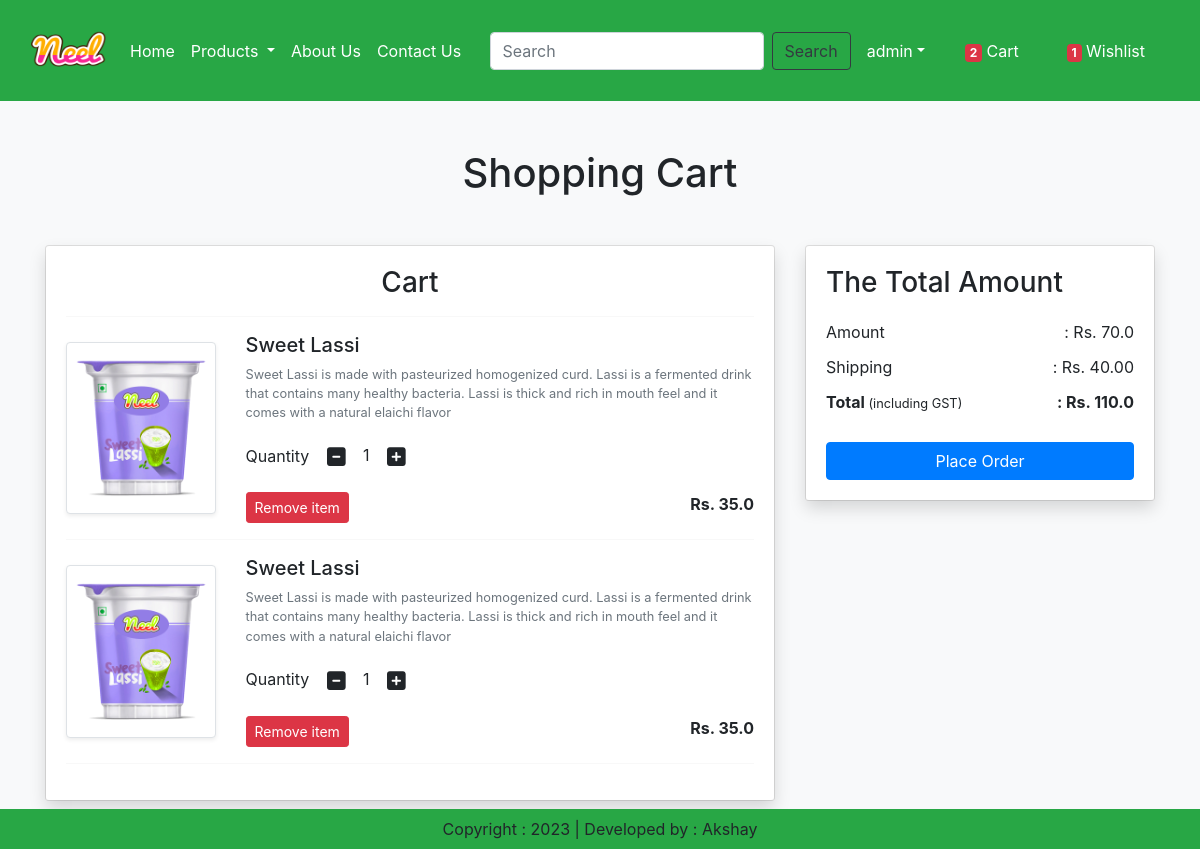
Page /cart/ (signed in) on the committed database.
### app/models.py (models this page shows, shortened)
class Cart(models.Model):
    user = models.ForeignKey(User,on_delete=models.CASCADE)
    product = models.ForeignKey(Product,on_delete=models.CASCADE)
    quantity = models.PositiveIntegerField(default=1)

class Product(models.Model):
    title = models.CharField(max_length=100)
    selling_price = models.FloatField()
    discount_price = models.FloatField()
    description = models.TextField()
    composition = models.TextField(default='')
    prodapp = models.TextField(default='')
    category = models.CharField(choices=CATEGORY_CHOICES, max_length=2)
    product_image = models.ImageField(upload_to='product')

### app/views.py (the view)
# urls.py: path('cart/', views.show_cart, name='showcart'),
@login_required
def show_cart(request):
    user = request.user
    cart = Cart.objects.filter(user=user)
    amount = 0
    for p in cart:
        value = p.quantity * p.product.discount_price
        amount = amount + value
    totalamount = amount + 40
    totalitem = 0
    wishitem = 0
    if request.user.is_authenticated:
        totalitem = len(Cart.objects.filter(user=request.user))
        wishitem = len(Wishlist.objects.filter(user=request.user))
    return render(request, 'app/addtocart.html',locals())

### app/templates/app/addtocart.html (shortened to what this page needs)
{% extends 'app/base.html' %}
{% load static %}
{% block main-content %}
<div class="container my-5">
    <div class="row">
        {% if cart %}
        <h1 class="text-center mb-5">Shopping Cart</h1>
        <div class="col-sm-8">
            <div class="card">
                <div class="card-body shadow">
                    <h3 class='text-center'>Cart</h3>
                    <hr>
                    {% for item in cart %}
                    <div class="row">
                        <div class="col-sm-3 text-center align-self-center"><img src="{{item.product.product_image.url}}" alt="" class="img-fluid img-thumbnail shadow-sm" height="150" width="150">
                        </div>
                        <div class="col-sm-9">
                            <div>
                                <h5>{{item.product.title}}</h5>
                                <p class="mb=2 text-muted small">{{item.product.description}}</p>
                                <div class="my-3">
                                    <label for="quantity">Quantity</label>
                                    <a class="minus-cart btn" pid={{item.product.id}} href=""><i class="fas fa-minus-square fa-lg"></i></a>
                                    <span id="quantity">{{item.quantity}}</span>
                                    <a class="plus-cart btn" pid={{item.product.id}} href=""><i class="fas fa-plus-square fa-lg"></i></a>
                                </div>
                                <div class="d-flex justify-content-between">
                                    <a href="#" class="remove-cart btn btn-sm btn-danger mr-3" pid={{item.product.id}}>Remove item</a>
                                    <p class="mb-0"><span><strong>Rs. {{item.product.discount_price}}</strong></span></p>
                                </div>
                            </div>
                        </div>
                    </div>
                    <hr class="text-muted">
                    {% endfor %}
                </div>
            </div>
        </div>
        <div class="col-sm-4">
            <div class="card">
                <div class="card-body shadow">
                    <h3>The Total Amount </h3>
                    <ul class="list-group">
                        <li class="list-group-item d-flex justify-content-between align-items-center border-0 px-0 pb-0">Amount <span id="amount">: Rs. {{amount}}</span></li>
                        <li class="list-group-item d-flex justify-content-between align-items-center border-0 px-0 pb-0">Shipping <span>: Rs. 40.00</span></li>
                        <li class="list-group-item d-flex justify-content-between align-items-center border-0 px-0 mb-3">
                            <div>
                                <strong>Total</strong><small> (including GST)</small>
                            </div>
                            <span id="totalamount"><strong>: Rs. {{totalamount}}</strong></span>
                        </li>
                    </ul>
                    <div class="d-grid">
                        <a href="{% url 'checkout' %}" class="btn btn-primary">Place Order</a>
                    </div>
                </div>
            </div>
        </div>
        {% else %}
            <h1 clss="text-center mb-5">Cart is Empty</h1>
        {% endif %}
    </div>
</div>
{% endblock main-content %}

### app/templates/app/base.html (shortened to what this page needs)
<!DOCTYPE html>
{% load static %}
<html>
    <head>
        <link rel="stylesheet" href="{% static 'app/css/owl.carousel.min.css' %}"/>
        <link rel="stylesheet" href="{% static 'app/css/all.min.css' %}"/>
        <link rel="stylesheet" href="{% static 'app/css/style.css' %}"/>
        <link href="https://cdn.jsdelivr.net/npm/bootstrap@5.3.0-alpha1/dist/css/bootstrap.min.css" rel="stylesheet"/>
        <link rel="stylesheet" href="https://stackpath.bootstrapcdn.com/bootstrap/4.1.3/css/bootstrap.min.css">
    </head>
    <body class="bg bg-light">
        <nav class="navbar navbar-expand-lg navbar-dark bg-success">
            <div class="container-fluid">
              <a class="navbar-brand " href="#">
              <img src="{% static 'app/images/product/Neel.png' %}" width='75' height='75' />
              </a>
              <div class="collapse navbar-collapse" id="navbarSupportedContent">
                <ul class="navbar-nav me-auto mb-2 mb-lg-0">
                {% if request.user.is_authenticated %}
                    <li class="nav-item">
                      <a class="nav-link active" aria-current="page" href="{% url 'home' %}">Home</a>
                    </li>
                    <li class="nav-item dropdown">
                      <a class="nav-link dropdown-toggle text-white" href="#" role="button" data-bs-toggle="dropdown" aria-expanded="false">
                        Products
                      </a>
                    </li>
                    <li class="nav-item">
                      <a class="nav-link text-white" href="{% url 'about'%}">About Us</a>
                    </li>
                    <li class="nav-item">
                      <a class="nav-link text-white" href="{% url 'contact'%}">Contact Us</a>
                    </li>
                  </ul>
                    <form class="d-flex" role="search" action="/search">
                      <input class="form-control me-2" type="search" placeholder="Search" aria-label="Search" name="search">
                      <button class="btn btn-outline-dark" type="submit">Search</button>
                    </form>
                  <div class="text-end">
                    <ul class="navbar-nav me-auto mb-2 mb-lg-0 ">
                        <li class="nav-item dropdown mx-2">
                          <a class="nav-link dropdown-toggle text-white" href="#" role="button" data-bs-toggle="dropdown" aria-expanded="false">{{request.user}}</a>
                        </li>
                        <li class="nav-item mx-3">
                            <a href="{% url 'showcart' %}" class="nav-link text-white"><span class="badge bg-danger">{% if totalitem > 0%} {{totalitem}} {% endif %}</span> Cart</a>
                        </li>
                        <li class="nav-item mx-3">
                            <a href="{% url 'wishlist' %}" class="nav-link text-white"><span class="badge bg-danger">{% if wishitem > 0 %} {{wishitem}} {% endif %}</span> Wishlist</a>
                        </li>
                      {% endif %}
                    </ul>
                  </div>
              </div>
            </div>
        </nav>
          {% block main-content %}{% endblock main-content %}
          <footer class="container-fluid bg-success text-center p-2 mt-5 fixed-bottom">
            Copyright : 2023   |   Developed by : Akshay
          </footer>
    </body>
</html>

### rows in the picture
Cart: product.product_image (picture), product "Sweet Lassi", product.description "Sweet Lassi is made with pasteurized homogenized curd. Lassi is a fermented drink that contains many healthy bacteria. Lassi is thick and rich in mouth feel and it comes with a natural elaichi flavor", quantity "1", product.discount_price "35.0"
Cart: product.product_image (picture), product "Sweet Lassi", product.description "Sweet Lassi is made with pasteurized homogenized curd. Lassi is a fermented drink that contains many healthy bacteria. Lassi is thick and rich in mouth feel and it comes with a natural elaichi flavor", quantity "1", product.discount_price "35.0"

### other values in the picture
{{ request.user }} "admin"
{{ totalitem }} "2"
{{ wishitem }} "1"
{{ amount }} "70.0"
{{ totalamount }} "110.0"
